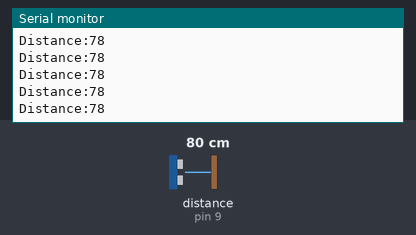
Simulated run of this sketch. Board: Arduino Uno, built with avr-gcc and run on an emulated ATmega328P. Shown: the last lines printed to the serial monitor. Wiring (inferred from the names in the program): ultrasonic range finder: trigger pin 10; echo pin 9. Inputs (shaded band) come from the test bench; at power-on: distance to the obstacle (sensor on pin 9) 80 cm. The echo pulse lasts 58.3 µs per cm.

Above: at 1.2 s.
1.3 s: distance to the obstacle (sensor on pin 9) set to 120 cm
At 1.8 s:
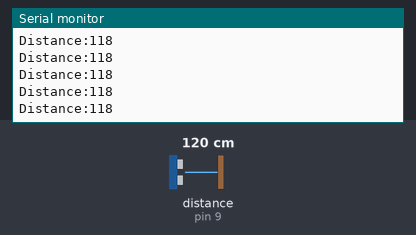
4.3 s: distance to the obstacle (sensor on pin 9) set to 250 cm
At 4.8 s:
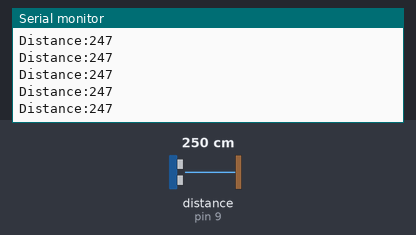
10.3 s: distance to the obstacle (sensor on pin 9) set to 299 cm
At 11.1 s:
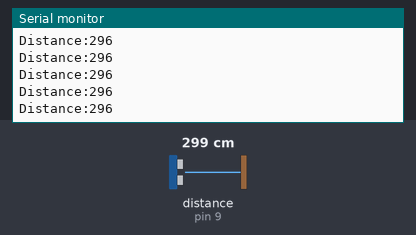
16.3 s: distance to the obstacle (sensor on pin 9) set to 2 cm
At 16.8 s:
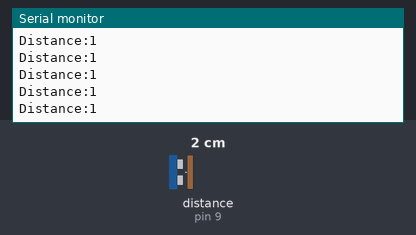
Timing chart, 0 to 19.3 s (numbered marks = the images above; inputs shaded):
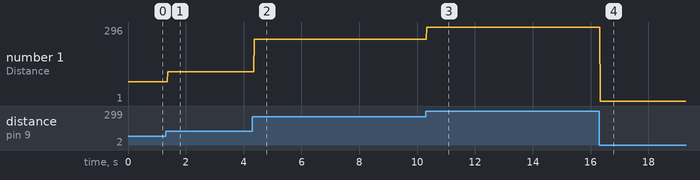

Measured:
- after the input at 1.3 s, the serial monitor: prints a new line after 0.07 s (image 1)
- after the input at 4.3 s, the serial monitor: prints a new line after 0.07 s (image 2)
- after the input at 10.3 s, the serial monitor: prints a new line at once (image 3)
- after the input at 16.3 s, the serial monitor: prints a new line at once (image 4)
- plotted number 1: 78 → 118 after the input at 1.3 s, 118 → 247 after the input at 4.3 s, 247 → 296 after the input at 10.3 s, 296 → 1 after the input at 16.3 s

The sketch:

ultrasonicsensor.ino
```cpp
int trigPin=10;
int echoPin=9;
long time; //stores time taken
int distance; //stores distance

//setup repeats only once
void setup()
{
  pinMode(10, OUTPUT);//transmits pulse
  pinMode(9, INPUT);//recieves pulse


  //standard, relatively slow speed for serial communication, but it's reliable and works well
  //9600 bps stands for 9600 bits per second, which is the baud rate used in serial communication
  //It means 9600 binary bits (1s or 0s) are transmitted every second over the serial connection.
  Serial.begin(9600);//begins comms //Start serial communication at 9600 bps
}

void loop() //this repeats continously
{
  digitalWrite(10, LOW); //clearing the previous state {cleared}
  delayMicroseconds(2);//a small delay

  digitalWrite(10, HIGH);//high-signal transmits //// Send a 10us HIGH pulse
  delayMicroseconds(10);
  digitalWrite(10,LOW);//sets to low to stop Transmission

  //calculate distance

  time=pulseIn(9, HIGH);//// Measure how long the echoPin stays HIGH
  //calculate time of flight
  //time taken for the ultrasonic pulse to travel to the object and back.

  //0.034 cm per microsecond is the speed of sound
  distance=(time*0.034)/2;//d=sxt
  //its double distance, we need only the distance of the object


  Serial.print("Distance:");
  Serial.println(distance);

}
```
